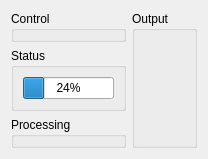
<?xml version="1.0" encoding="UTF-8"?>
<ui version="4.0">
 <class>DoProcessing</class>
         <widget class="QWidget" name="doProcessingTab">
          <attribute name="title">
           <string>Do Processing</string>
          </attribute>
          <layout class="QHBoxLayout" name="ww1">
           <item>
            <layout class="QVBoxLayout" name="ww2">
             <item>
              <widget class="QGroupBox" name="controlBox">
               <property name="title">
                <string>Control</string>
               </property>
               <widget class="QWidget" name="layoutWidget">
                <property name="geometry">
                 <rect>
                  <x>50</x>
                  <y>60</y>
                  <width>258</width>
                  <height>64</height>
                 </rect>
                </property>
                <layout class="QVBoxLayout" name="verticalLayout_18">
                 <item>
                  <layout class="QHBoxLayout" name="horizontalLayout_27">
                   <item>
                    <widget class="QPushButton" name="startProcessing">
                     <property name="text">
                      <string>Start processing</string>
                     </property>
                    </widget>
                   </item>
                   <item>
                    <widget class="QPushButton" name="cancelProcessing">
                     <property name="text">
                      <string>Cancel processing</string>
                     </property>
                    </widget>
                   </item>
                  </layout>
                 </item>
                 <item>
                  <widget class="QPushButton" name="openOutputDir">
                   <property name="text">
                    <string>Open output directory</string>
                   </property>
                  </widget>
                 </item>
                </layout>
               </widget>
              </widget>
             </item>
             <item>
              <widget class="QGroupBox" name="statusBox">
               <property name="title">
                <string>Status</string>
               </property>
               <layout class="QVBoxLayout" name="verticalLayout_19">
                <item>
                 <widget class="QProgressBar" name="progressBar">
                  <property name="sizePolicy">
                   <sizepolicy hsizetype="Preferred" vsizetype="Fixed">
                    <horstretch>0</horstretch>
                    <verstretch>0</verstretch>
                   </sizepolicy>
                  </property>
                  <property name="value">
                   <number>24</number>
                  </property>
                 </widget>
                </item>
               </layout>
              </widget>
             </item>
             <item>
              <widget class="QGroupBox" name="ww5">
               <property name="title">
                <string>Processing</string>
               </property>
               <widget class="QWidget" name="layoutWidget_40">
                <property name="geometry">
                 <rect>
                  <x>20</x>
                  <y>30</y>
                  <width>441</width>
                  <height>100</height>
                 </rect>
                </property>
                <layout class="QVBoxLayout" name="verticalLayout_20">
                 <item>
                  <widget class="QLabel" name="processingFilename">
                   <property name="text">
                    <string>File: %1</string>
                   </property>
                  </widget>
                 </item>
                 <item>
                  <layout class="QHBoxLayout" name="horizontalLayout_29">
                   <item>
                    <widget class="QLabel" name="fileOf">
                     <property name="text">
                      <string>File %1 of %2</string>
                     </property>
                    </widget>
                   </item>
                   <item>
                    <widget class="QProgressBar" name="progressBar_2">
                     <property name="value">
                      <number>24</number>
                     </property>
                    </widget>
                   </item>
                  </layout>
                 </item>
                 <item>
                  <widget class="QLabel" name="processingFrames">
                   <property name="text">
                    <string>Processing %1 frames</string>
                   </property>
                  </widget>
                 </item>
                 <item>
                  <layout class="QHBoxLayout" name="horizontalLayout_28">
                   <item>
                    <widget class="QLabel" name="framesPercentage">
                     <property name="text">
                      <string>%1%</string>
                     </property>
                    </widget>
                   </item>
                   <item>
                    <widget class="QProgressBar" name="progressBar_3">
                     <property name="value">
                      <number>24</number>
                     </property>
                    </widget>
                   </item>
                  </layout>
                 </item>
                </layout>
               </widget>
              </widget>
             </item>
            </layout>
           </item>
           <item>
            <layout class="QVBoxLayout" name="ww6">
             <item>
              <widget class="QGroupBox" name="doProcessingRHS">
               <property name="title">
                <string>Output</string>
               </property>
              </widget>
             </item>
            </layout>
           </item>
          </layout>
         </widget>
 <resources/>
 <connections/>
</ui>
